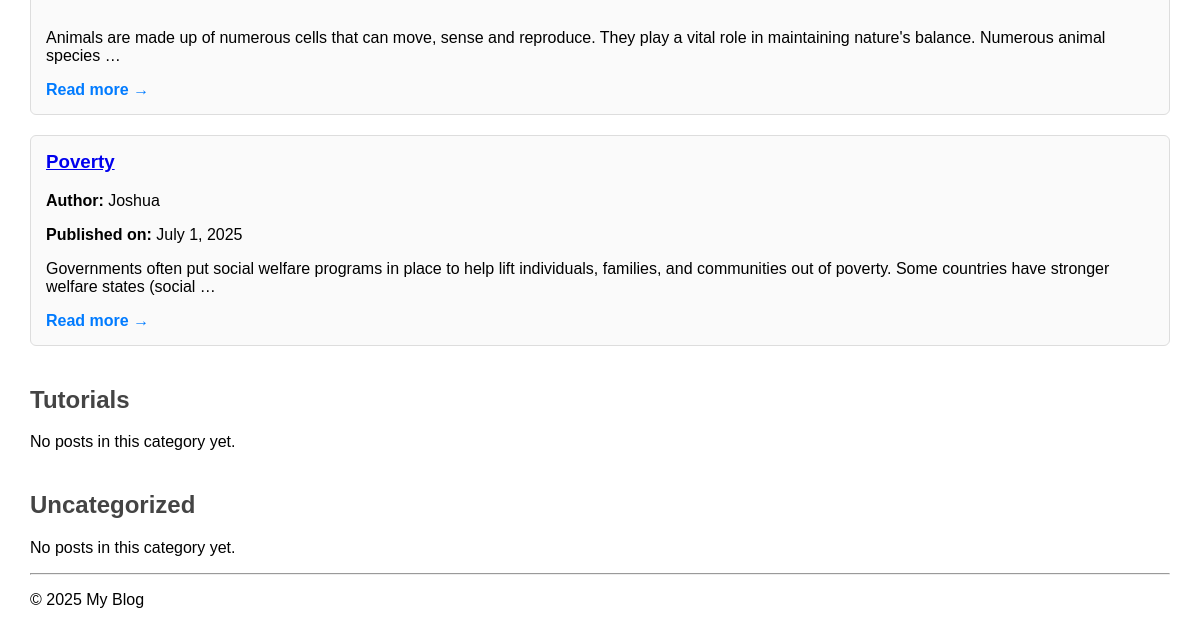
The app's page / (lower part), older data.
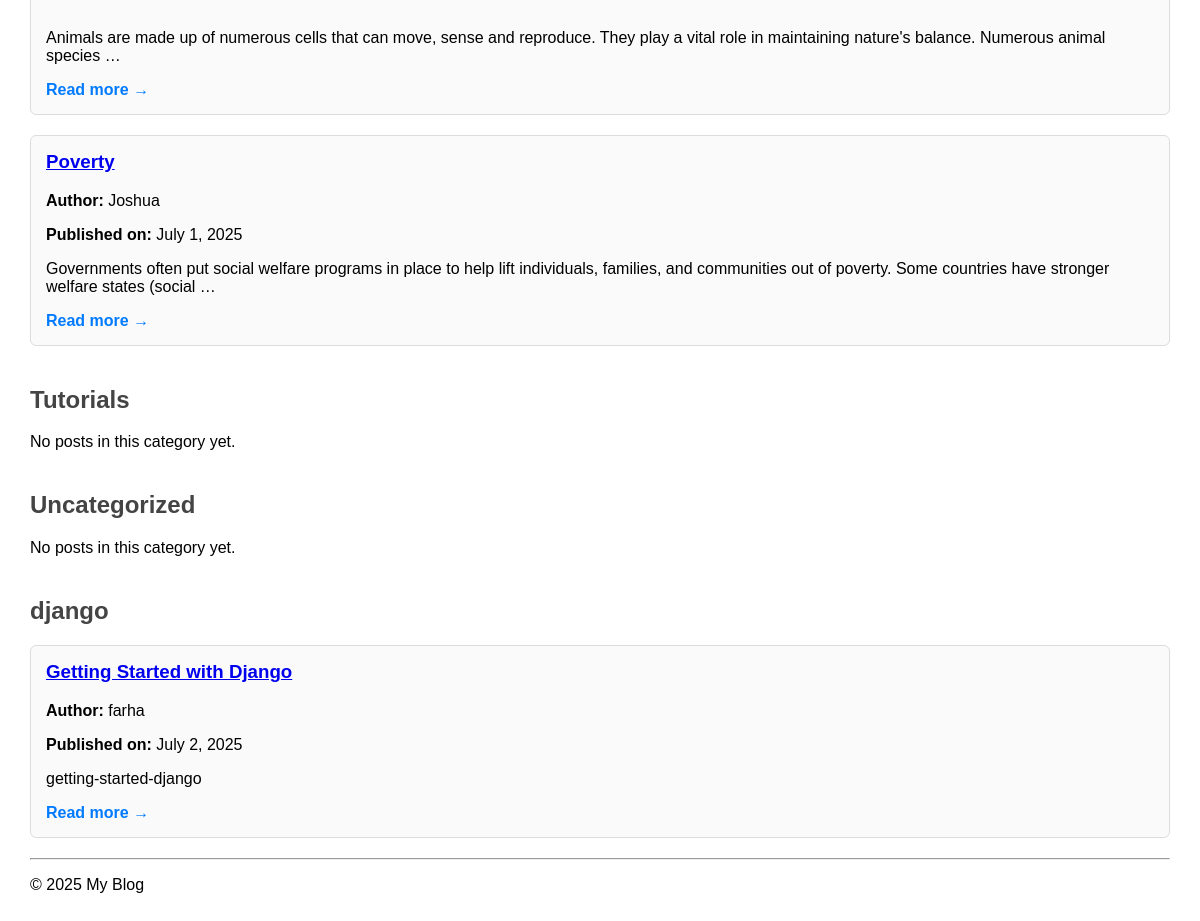
The same page, newer data.
### blogapp/models.py (models this page shows, shortened)
class Post(models.Model):
    title = models.CharField(max_length=200)
    slug = models.SlugField(unique=True, blank=True)
    content = models.TextField()
    author_name = models.CharField(max_length=100)
    published_date = models.DateTimeField(auto_now_add=True)
    image = models.ImageField(upload_to='post_images/', blank=True, null=True)
    tags = models.ManyToManyField(Tag, related_name='posts', blank=True)
    category = models.ForeignKey(Category, on_delete=models.CASCADE, related_name='posts', default=1)
    is_scheduled = models.BooleanField(default=False)
    publish_on = models.DateTimeField(blank=True, null=True)
    class Meta:
        ordering = ['-published_date']
    def get_absolute_url(self):
        return reverse('post_detail', kwargs={'slug': self.slug})
    def is_published(self):
        if self.is_scheduled:
            return self.publish_on and self.publish_on <= timezone.now()
        return True

class Category(models.Model):
    name = models.CharField(max_length=100, unique=True)
    slug = models.SlugField(unique=True, blank=True)
    class Meta:
        verbose_name_plural = 'Categories'
        ordering = ['name']

### blogapp/views.py (the view)
# urls.py: path('', views.blog_home, name='blog_home'),
def blog_home(request):
    categories = Category.objects.prefetch_related('posts')
    return render(request, 'blogapp/home.html', {'categories': categories})

### blogapp/templates/blogapp/home.html (shortened to what this page needs)
{% extends 'blogapp/base.html' %}
{% block content %}
    {% for category in categories %}
        <section>
            <h2>{{ category.name }}</h2>
            {% with category.posts.all as posts %}
                {% if posts %}
                    {% for post in posts %}
                        {% if post.is_published %}
                            <div class="post">
                                <h3><a href="{{ post.get_absolute_url }}">{{ post.title }}</a></h3>
                                <p><strong>Author:</strong> {{ post.author_name }}</p>
                                <p><strong>Published on:</strong> {{ post.published_date|date:"F j, Y" }}</p>
                                <p>{{ post.content|truncatewords:25 }}</p>
                                <a class="read-more" href="{{ post.get_absolute_url }}">Read more →</a>
                            </div>
                        {% endif %}
                    {% endfor %}
                {% else %}
                    <p>No posts in this category yet.</p>
                {% endif %}
            {% endwith %}
        </section>
    {% endfor %}
{% endblock %}

Row changes from the older to the newer data that the page shows:
added Category: name "django"
added Post: title "Getting Started with Django", author_name "farha", published_date "July 2, 2025", content "getting-started-django", shown under "django"
